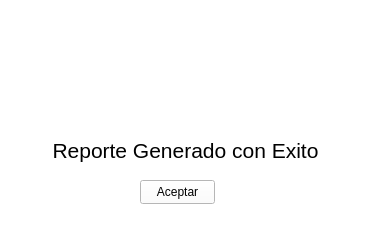
<?xml version="1.0" encoding="UTF-8"?>
<ui version="4.0">
 <class>Form</class>
 <widget class="QWidget" name="Form">
  <property name="geometry">
   <rect>
    <x>0</x>
    <y>0</y>
    <width>376</width>
    <height>226</height>
   </rect>
  </property>
  <property name="windowTitle">
   <string>Form</string>
  </property>
  <property name="styleSheet">
   <string notr="true">background-color: rgb(255, 255, 255);</string>
  </property>
  <widget class="QLabel" name="label">
   <property name="geometry">
    <rect>
     <x>40</x>
     <y>130</y>
     <width>291</width>
     <height>41</height>
    </rect>
   </property>
   <property name="text">
    <string>&lt;html&gt;&lt;head/&gt;&lt;body&gt;&lt;p align=&quot;center&quot;&gt;&lt;span style=&quot; font-size:16pt;&quot;&gt;Reporte Generado con Exito&lt;/span&gt;&lt;/p&gt;&lt;/body&gt;&lt;/html&gt;</string>
   </property>
  </widget>
  <widget class="QPushButton" name="pushButton">
   <property name="geometry">
    <rect>
     <x>140</x>
     <y>180</y>
     <width>75</width>
     <height>24</height>
    </rect>
   </property>
   <property name="text">
    <string>Aceptar</string>
   </property>
  </widget>
  <widget class="QLabel" name="label_2">
   <property name="geometry">
    <rect>
     <x>130</x>
     <y>20</y>
     <width>101</width>
     <height>111</height>
    </rect>
   </property>
   <property name="text">
    <string/>
   </property>
   <property name="pixmap">
    <pixmap>../../../../../Downloads/interior-biblioteca-sala-vacia-leer-libros-estantes-madera/pngwing.com (8).png</pixmap>
   </property>
   <property name="scaledContents">
    <bool>true</bool>
   </property>
  </widget>
 </widget>
 <resources/>
 <connections/>
</ui>
